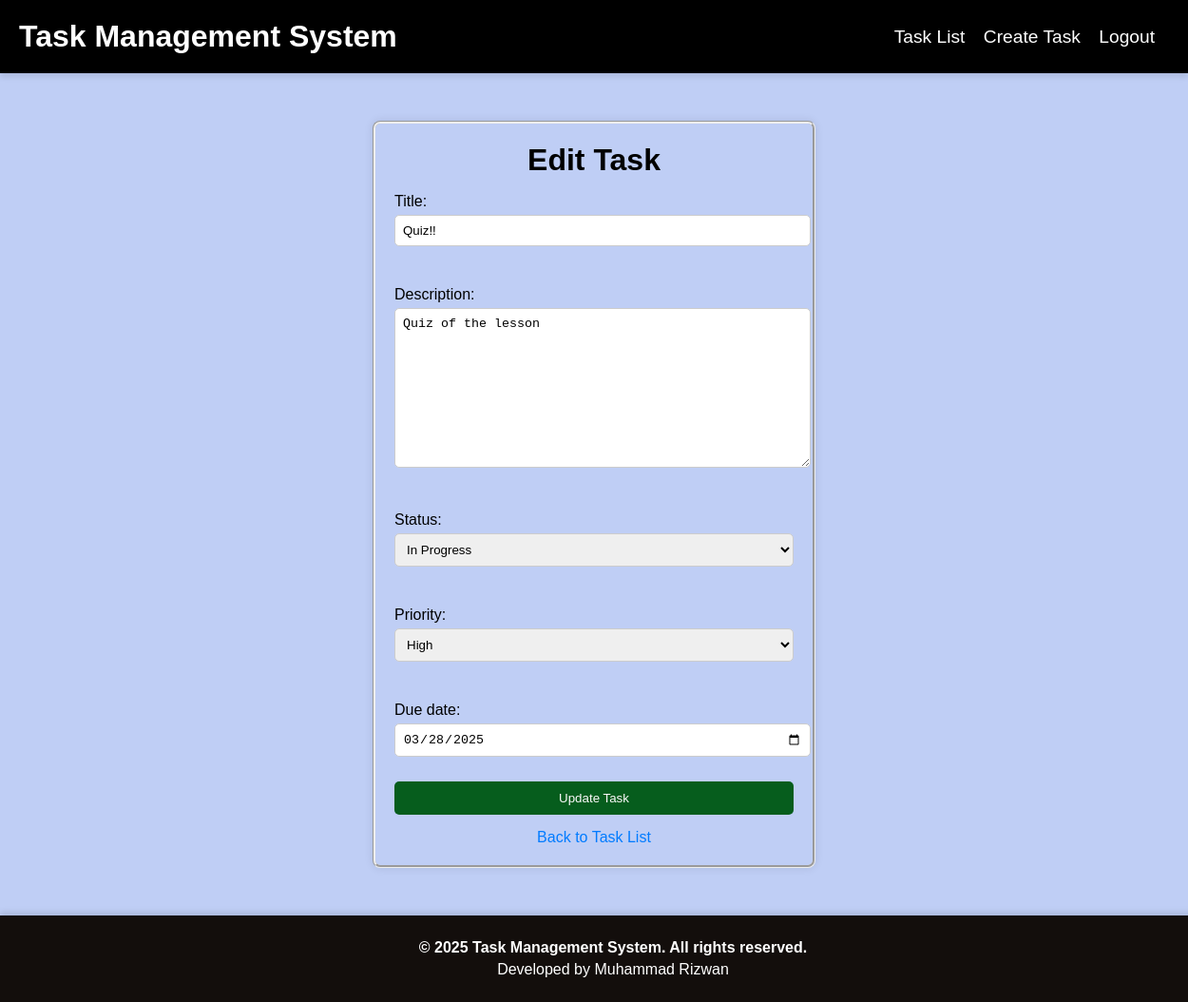
Screenshot of /tasks/edit/1/ (signed in) with the database file from the repository.
### tasks/models.py (models this page shows, shortened)
class Task(models.Model):
    STATUS_CHOICES = [
        ('Pending', 'Pending'),
        ('In Progress', 'In Progress'),
        ('Completed', 'Completed'),
    ]
    PRIORITY_CHOICES = [
        ('Low', 'Low'),
        ('Medium', 'Medium'),
        ('High', 'High'),
    ]
    title = models.CharField(max_length=200)
    description = models.TextField()
    status = models.CharField(max_length=50, choices=STATUS_CHOICES, default='Pending')
    priority = models.CharField(max_length=50, choices=PRIORITY_CHOICES, default='Medium')
    due_date = models.DateField()

### tasks/views.py (the view)
# urls.py: path('edit/<int:task_id>/', views.edit_task, name='edit_task'),
@login_required
def edit_task(request, task_id):
    task = get_object_or_404(Task, id=task_id)
    if request.method == 'POST':
        form = TaskForm(request.POST, instance=task)
        if form.is_valid():
            form.save()
            return redirect('task_list')  # Redirect after saving
    else:
        form = TaskForm(instance=task)
    return render(request, 'tasks/edit_task.html', {'form': form})

### tasks/forms.py
class TaskForm(forms.ModelForm):
    class Meta:
        model = Task
        fields = ['title', 'description', 'status', 'priority', 'due_date']
        widgets = {
            'due_date': forms.DateInput(attrs={'type': 'date'}),
        }

### tasks/templates/tasks/edit_task.html (shortened to what this page needs)
{% extends 'base_generic.html' %}
{% load static %}
{% block content %}
<!DOCTYPE html>
<html>
<head>
</head>
<body>
    <div class="edit-task-container">
        <h1>Edit Task</h1>
        <form method="post" class="edit-task-form">
            {{ form.as_p }}
            <button type="submit" class="edit-task-btn">Update Task</button>
        </form>
        <a href="{% url 'task_list' %}" class="back-to-list">Back to Task List</a>
    </div>
</body>
</html>
{% endblock %}
{% block page_css %}
  <link rel="stylesheet" type="text/css" href="{% static 'css/edit_task.css' %}">
{% endblock %}

### tasks/static/css/styles.css (style rules this page uses)
body { font-family: Arial, sans-serif; margin: 0; padding: 0; background-color: #bfcef5; }
h1 { font-size: 2em; margin: 0; font-weight: bold; text-align: center; }

### tasks/static/css/edit_task.css (style rules this page uses)
.edit-task-container { font-family: Arial, sans-serif; background-color: #bfcef5; padding: 20px; border-radius: 8px; box-shadow: 0px 0px 10px rgba(0, 0, 0, 0.1); text-align: center; width: 420px; margin: 50px auto; border-style: groove; }
.edit-task-form { display: flex; flex-direction: column; gap: 10px; text-align: left; }
.edit-task-form input, .edit-task-form select, .edit-task-form textarea { width: 100%; padding: 8px; margin-top: 5px; border: 1px solid #ccc; border-radius: 5px; }
.edit-task-btn { background-color: #065d1d; color: rgb(250, 250, 250); padding: 10px; border: none; border-radius: 5px; cursor: pointer; }
.back-to-list { display: block; margin-top: 15px; color: #007bff; text-decoration: none; }

### rows the page displays
Task: title "Quiz!!", description "Quiz of the lesson", status "In Progress", priority "High", due_date "03/28/2025"
